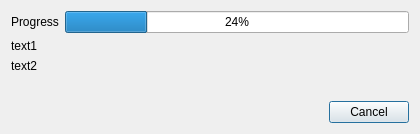
<?xml version="1.0" encoding="UTF-8"?>
<ui version="4.0">
 <class>ProgressDialog</class>
 <widget class="QDialog" name="ProgressDialog">
  <property name="windowModality">
   <enum>Qt::ApplicationModal</enum>
  </property>
  <property name="geometry">
   <rect>
    <x>0</x>
    <y>0</y>
    <width>420</width>
    <height>134</height>
   </rect>
  </property>
  <property name="minimumSize">
   <size>
    <width>400</width>
    <height>0</height>
   </size>
  </property>
  <property name="windowTitle">
   <string>Building</string>
  </property>
  <layout class="QVBoxLayout" name="verticalLayout_2">
   <item>
    <layout class="QHBoxLayout" name="horizontalLayout">
     <item>
      <widget class="QLabel" name="label">
       <property name="text">
        <string>Progress</string>
       </property>
      </widget>
     </item>
     <item>
      <widget class="QProgressBar" name="progressBar">
       <property name="value">
        <number>24</number>
       </property>
      </widget>
     </item>
    </layout>
   </item>
   <item>
    <layout class="QVBoxLayout" name="verticalLayout">
     <item>
      <widget class="QLabel" name="text1">
       <property name="text">
        <string>text1</string>
       </property>
      </widget>
     </item>
     <item>
      <widget class="QLabel" name="text2">
       <property name="text">
        <string>text2</string>
       </property>
      </widget>
     </item>
    </layout>
   </item>
   <item>
    <spacer name="verticalSpacer">
     <property name="orientation">
      <enum>Qt::Vertical</enum>
     </property>
     <property name="sizeHint" stdset="0">
      <size>
       <width>20</width>
       <height>40</height>
      </size>
     </property>
    </spacer>
   </item>
   <item>
    <widget class="QDialogButtonBox" name="buttonBox">
     <property name="orientation">
      <enum>Qt::Horizontal</enum>
     </property>
     <property name="standardButtons">
      <set>QDialogButtonBox::Cancel</set>
     </property>
    </widget>
   </item>
  </layout>
 </widget>
 <resources/>
 <connections>
  <connection>
   <sender>buttonBox</sender>
   <signal>accepted()</signal>
   <receiver>ProgressDialog</receiver>
   <slot>accept()</slot>
   <hints>
    <hint type="sourcelabel">
     <x>248</x>
     <y>254</y>
    </hint>
    <hint type="destinationlabel">
     <x>157</x>
     <y>274</y>
    </hint>
   </hints>
  </connection>
  <connection>
   <sender>buttonBox</sender>
   <signal>rejected()</signal>
   <receiver>ProgressDialog</receiver>
   <slot>reject()</slot>
   <hints>
    <hint type="sourcelabel">
     <x>316</x>
     <y>260</y>
    </hint>
    <hint type="destinationlabel">
     <x>286</x>
     <y>274</y>
    </hint>
   </hints>
  </connection>
 </connections>
</ui>
